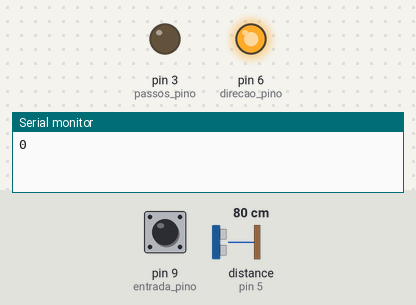
Simulated run of this sketch. Board: Arduino Uno, built with avr-gcc and run on an emulated ATmega328P. Shown: output pins drawn as LEDs (lit = HIGH), the last lines printed to the serial monitor. Wiring (inferred from the names in the program): ultrasonic range finder: trigger pin 4; echo pin 5. Inputs (shaded band) come from the test bench; at power-on: pin 9 (entrada_pino) HIGH, distance to the obstacle (sensor on pin 5) 80 cm. The echo pulse lasts 58.3 µs per cm; pins used as bus, display or sensor lines are not drawn.

Above: at 1.2 s.
1.3 s: pin 9 (entrada_pino) pulsed LOW 5 times (0.12 s each, 0.3 s apart)
At 4.6 s:
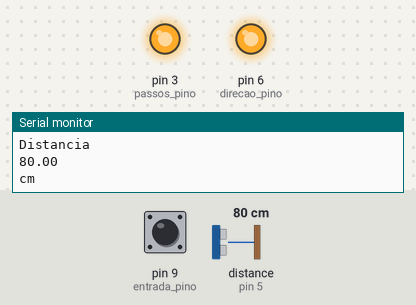
4.9 s: distance to the obstacle (sensor on pin 5) set to 2 cm
At 7.3 s:
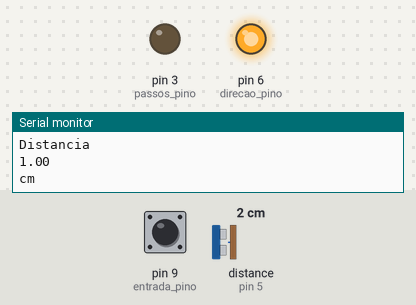
7.9 s: distance to the obstacle (sensor on pin 5) set to 35 cm
At 9.7 s:
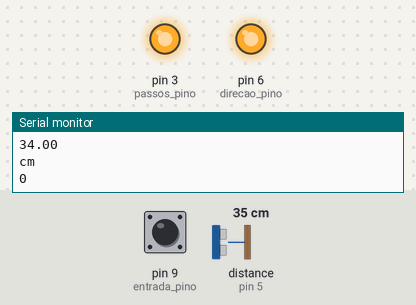
Timing chart, 0 to 11.2 s (numbered marks = the images above; inputs shaded):
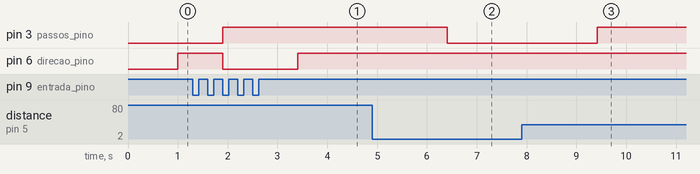

Measured:
- after the input at 1.3 s, pin 3 (passos_pino): LOW → HIGH after 0.60 s instead of 1.2 s; pin 6 (direcao_pino): HIGH → LOW after 0.60 s, → HIGH 1.5 s later
- after the input at 4.9 s, pin 3 (passos_pino): HIGH → LOW after 1.5 s
- after the input at 7.9 s, pin 3 (passos_pino): LOW → HIGH after 1.5 s

The sketch:

sketch_nov22a.ino
```cpp
#include <Ultrasonic.h>

#define passos_pino 3
#define direcao_pino 6
#define entrada_pino 9
const int echoPin = 5;
const int trigPin = 4;
float distancia;
String result;
Ultrasonic ultrasonic(trigPin,echoPin);
unsigned long valor;


void setup() {
 pinMode(entrada_pino, INPUT);
 pinMode(direcao_pino, OUTPUT);
 pinMode(passos_pino, OUTPUT);
 pinMode(echoPin, INPUT);
 pinMode(trigPin, OUTPUT);
 Serial.begin(9600);
}

void loop() {

  valor = pulseIn(entrada_pino, HIGH);
  Serial.println(valor);

  if(valor >= 1600){
  digitalWrite(direcao_pino, LOW);
  digitalWrite(passos_pino, HIGH);
  digitalWrite(passos_pino, LOW);
 }

  if(valor <= 1400){
  digitalWrite(direcao_pino, HIGH);
  digitalWrite(passos_pino, HIGH);
  digitalWrite(passos_pino, LOW);
 }


  if (distancia < 20){
    digitalWrite(passos_pino, LOW);
    digitalWrite(passos_pino, LOW);
    digitalWrite(entrada_pino, LOW);
  }

    else {
    digitalWrite(passos_pino, HIGH);
    digitalWrite(passos_pino, HIGH);
    digitalWrite(entrada_pino, HIGH);
  }


  hcsr04(); // FAZ A CHAMADA DO MÉTODO "hcsr04()"
  Serial.println("Distancia "); //IMPRIME O TEXTO NO MONITOR SERIAL
  Serial.println(result); ////IMPRIME NO MONITOR SERIAL A DISTÂNCIA MEDIDA
  Serial.println("cm"); //IMPRIME O TEXTO NO MONITOR SERIAL


}

void hcsr04(){
    digitalWrite(trigPin, LOW); //SETA O PINO 6 COM UM PULSO BAIXO "LOW"
    delayMicroseconds(2); //INTERVALO DE 2 MICROSSEGUNDOS
    digitalWrite(trigPin, HIGH); //SETA O PINO 6 COM PULSO ALTO "HIGH"
    delayMicroseconds(10); //INTERVALO DE 10 MICROSSEGUNDOS
    digitalWrite(trigPin, LOW); //SETA O PINO 6 COM PULSO BAIXO "LOW" NOVAMENTE
    //FUNÇÃO RANGING, FAZ A CONVERSÃO DO TEMPO DE
    //RESPOSTA DO ECHO EM CENTIMETROS, E ARMAZENA
    //NA VARIAVEL "distancia"
    distancia = (ultrasonic.Ranging(CM)); //VARIÁVEL GLOBAL RECEBE O VALOR DA DISTÂNCIA MEDIDA
    result = String(distancia); //VARIÁVEL GLOBAL DO TIPO STRING RECEBE A DISTÂNCIA(CONVERTIDO DE INTEIRO PARA STRING)
    delay(500); //INTERVALO DE 500 MILISSEGUNDOS
 }
```
